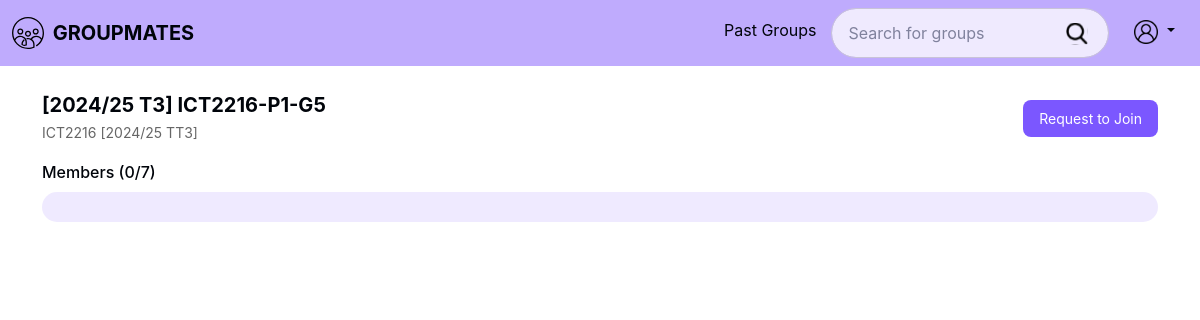
Page /group_info.php?groupId=1 (signed in) on the earlier database version.
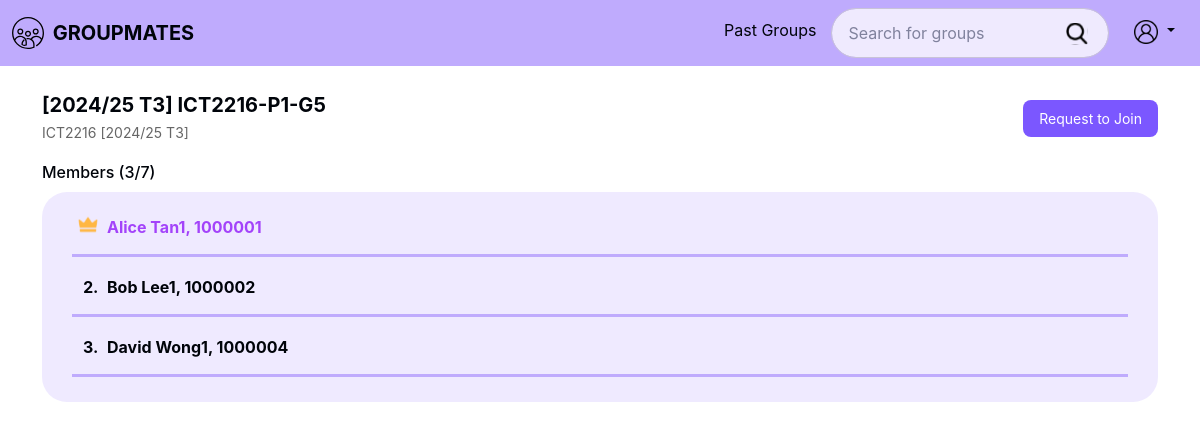
Same page on the later database version.
### tables this page shows
CREATE TABLE `groups` (
  groupId INT AUTO_INCREMENT PRIMARY KEY,
  groupName VARCHAR(255) NOT NULL,
  acadYear VARCHAR(20) NOT NULL,
  trimester VARCHAR(10) NOT NULL,
  moduleCode VARCHAR(20) NOT NULL,
  labGroupCode VARCHAR (10) NULL,
  groupNumber INT NOT NULL,
  noOfMembers INT NOT NULL DEFAULT 0,
  maxGroupSize INT NOT NULL,
  groupStatus ENUM('active', 'inactive', 'closed') NOT NULL, 
  FOREIGN KEY (moduleCode) REFERENCES modules (moduleCode) ON DELETE RESTRICT,
  FOREIGN KEY (labGroupCode, moduleCode) REFERENCES labGroups (labGroupCode, moduleCode) ON DELETE RESTRICT
);

CREATE TABLE groupMembers (
  groupMembersId INT AUTO_INCREMENT PRIMARY KEY,
  groupId INT NOT NULL,
  studentId INT NOT NULL,
  role ENUM('admin', 'member') NOT NULL,
  FOREIGN KEY (groupId) REFERENCES `groups`(groupId) ON DELETE CASCADE,
  FOREIGN KEY (studentId) REFERENCES students(studentId) ON DELETE CASCADE
);

CREATE TABLE students (
  studentId INT PRIMARY KEY CHECK (studentId BETWEEN 1000000 AND 9999999),
  name VARCHAR(255) NOT NULL,
  email VARCHAR(255) NOT NULL UNIQUE,
  password VARCHAR(255) NOT NULL
);

### src/Boundary/GroupPageController.php (called while the page is built, shortened)
<?php
class GroupPageController
{
    private GroupControl $groupControl;
    private GroupMembershipControl $groupMembershipControl;
    public function __construct(GroupControl $groupControl, GroupMembershipControl $groupMembershipControl, PDO $pdo)
    {
        $this->groupControl = $groupControl;
        $this->groupMembershipControl = $groupMembershipControl;
    }
    public function displayGroupDetails(int $groupId): ?array
    {
        $group = $this->groupControl->getGroupInfo($groupId);
        $members = $this->groupMembershipControl->getGroupMembers($groupId);
        return [
            'group' => $group,
            'members' => $members,
        ];
    }
}
?>

### src/Control/GroupControl.php (called while the page is built, shortened)
<?php
class GroupControl
{
    private GroupRepository $groupRepo;
    public function __construct(
        GroupRepository $groupRepo,
        GroupMembershipRepository $groupMembershipRepo
    ) {
        $this->groupRepo = $groupRepo;
    }
    public function getGroupInfo(int $groupId): ?Group
    {
        return $this->groupRepo->getGroup($groupId);
    }
}
?>

### src/Mapper/GroupMapper.php (called while the page is built, shortened)
<?php
class GroupMapper implements GroupRepository
{
    private PDO $dbConnection;
    public function __construct(PDO $dbConnection)
    {
        $this->dbConnection = $dbConnection;
    }
    private function mapRowToGroup(array $row): Group
    {
        $group = new Group(
            $row['acadYear'],
            $row['trimester'],
            $row['moduleCode'],
            $row['labGroupCode'],
            (int) $row['groupNumber'],
            (int) $row['maxGroupSize'],
            $row['groupStatus'],
            (int) $row['noOfMembers']
        );
        $group->assignGroupId((int) $row['groupId']);
        $group->assignGroupName($row['groupName']);
        return $group;
    }
    public function getGroup(int $groupId): ?Group
    {
        $stmt = $this->dbConnection->prepare("
            SELECT *
            FROM `groups`
            WHERE groupId = :groupId
        ");
        $stmt->bindParam(':groupId', $groupId);
        $stmt->execute();
        $result = $stmt->fetch(PDO::FETCH_ASSOC);
        if ($result) {
            $group = $this->mapRowToGroup($result);
            return $group;
        }
        return null;
    }
}
?>

### src/Control/GroupMembershipControl.php (called while the page is built, shortened)
<?php
class GroupMembershipControl
{
    private GroupMembershipRepository $groupMembershipRepo;
    public function __construct(
        GroupMembershipRepository $groupMembershipRepo,
        GroupRepository $groupRepo,
        GroupJoinRequestsRepository $groupJoinRequestsRepo
    ) {
        $this->groupMembershipRepo = $groupMembershipRepo;
    }
    public function getGroupMembers(int $groupId): array
    {
        return $this->groupMembershipRepo->getMembers($groupId);
    }
}
?>

### src/Mapper/GroupMembershipMapper.php (called while the page is built, shortened)
<?php
class GroupMembershipMapper implements GroupMembershipRepository
{
    private PDO $db;
    public function __construct(PDO $db)
    {
        $this->db = $db;
    }
    public function getMembers(int $groupId): array
    {
        $stmt = $this->db->prepare("
            SELECT gm.*, s.name
            FROM groupMembers gm
            JOIN students s ON gm.studentId = s.studentId
            WHERE gm.groupId = :groupId
            ORDER BY gm.role ASC, gm.studentId ASC
        ");
        $stmt->execute([':groupId' => $groupId]);
        $groupMembers = [];
        while ($row = $stmt->fetch(PDO::FETCH_ASSOC)) {
            $membership = new GroupMembership(
                (int) $row['groupId'],
                (int) $row['studentId'],
                $row['role']
            );
            if (isset($row['name'])) {
                $membership->assignStudentName($row['name']);
            }
            $groupMembers[] = $membership;
        }
        return $groupMembers;
    }
}
?>

### src/Entity/Group.php (called while the page is built, shortened)
<?php
class Group
{
    private string $groupName;
    private string $acadYear;
    private string $trimester;
    private string $moduleCode;
    private int $maxMembers;
    public function getGroupName(): string
    {
        return $this->groupName;
    }
    public function getAcadYear(): string
    {
        return $this->acadYear;
    }
    public function getTrimester(): string
    {
        return $this->trimester;
    }
    public function getModuleCode(): string
    {
        return $this->moduleCode;
    }
    public function getMaxMembers(): int
    {
        return $this->maxMembers;
    }
    private function setGroupName(string $groupName): void
    {
        $this->groupName = $groupName;
    }
    private function setAcadYear(string $acadYear): void
    {
        $this->acadYear = $acadYear;
    }
    private function setTrimester(string $trimester): void
    {
        $this->trimester = $trimester;
    }
    private function setModuleCode(string $moduleCode): void
    {
        $this->moduleCode = $moduleCode;
    }
    private function setMaxMembers(int $maxMembers): void
    {
        $this->maxMembers = $maxMembers;
    }
}
?>

### src/Entity/GroupMembership.php (called while the page is built, shortened)
<?php
class GroupMembership
{
    private int $studentId;
    private ?string $studentName = null;
    private string $role;
    public function getStudentId(): int
    {
        return $this->studentId;
    }
    public function getStudentName(): ?string
    {
        return $this->studentName;
    }
    public function getRole(): string
    {
        return $this->role;
    }
    private function setStudentId(int $studentId): void
    {
        $this->studentId = $studentId;
    }
    private function setStudentName(?string $studentName): void
    {
        $this->studentName = $studentName;
    }
    private function setRole(string $role): void
    {
        $this->role = $role;
    }
}
?>

### public/group_info.php (the view, shortened to what the changed rows need)
<?php
require_once __DIR__ . '/../src/bootstrap.php';
$studentId = $_SESSION['user']['id'] ?? null;
$groupId = isset($_GET['groupId']) ? (int)$_GET['groupId'] : null;
$groupRepo = new GroupMapper($pdo);
$groupMembershipRepo = new GroupMembershipMapper($pdo);
$groupJoinRequestsRepo = new GroupJoinRequestsMapper($pdo);
$groupControl = new GroupControl($groupRepo, $groupMembershipRepo);
$groupMembershipControl = new GroupMembershipControl($groupMembershipRepo, $groupRepo, $groupJoinRequestsRepo);
$groupController = new GroupPageController($groupControl, $groupMembershipControl, $pdo);
$groupData = $groupController->displayGroupDetails($groupId);
$group = $groupData['group'];
$members = $groupData['members'];
?>
<div class="group-info container">
    <div class="group-header">
        <div class="group-title">
            <h2><?= htmlspecialchars($group->getGroupName()) ?></h2>
            <p><?= htmlspecialchars($group->getModuleCode()) ?> [<?= htmlspecialchars($group->getAcadYear()) ?> T<?= htmlspecialchars($group->getTrimester()) ?>]</p>
        </div>
    </div>
    <div class="members-section">
        <h3>Members (<?= count($members) ?>/<?= $group->getMaxMembers() ?>)</h3>
        <ol class="info-item showing current-members name-list">
            <?php foreach ($members as $member):
                if (($member->getRole() === 'admin') && ($member->getStudentId() == $studentId)): ?>
                    <li class="user admin">
                <?php elseif($member->getRole() === 'admin'): ?>
                    <li class="admin">
                <?php elseif($member->getStudentId() == $studentId): ?>
                    <li class="user">
                <?php else: ?>
                    <li>
                <?php endif; ?>
                        <div class="member-wrapper">
                            <a class="profile-link text-decoration-none" href="#"><?= htmlspecialchars($member->getStudentName())?>, <?= htmlspecialchars($member->getStudentId())?></a>
                        </div>
                    </li>
            <?php endforeach; ?>
        </ol>
    </div>
</div>
<?php
include '_layout.php';
?>

Differences in the rows shown:
changed groups "ICT2216": trimester "T3" → "3"
now on this page (row edited): groupmembers: studentId.name "Alice Tan1", studentId "1000001"
now on this page (row edited): groupmembers: studentId.name "Bob Lee1", studentId "1000002"
added groupmembers: studentId.name "David Wong1", studentId "1000004"
Other differences:
count($members): "0" → "3"
